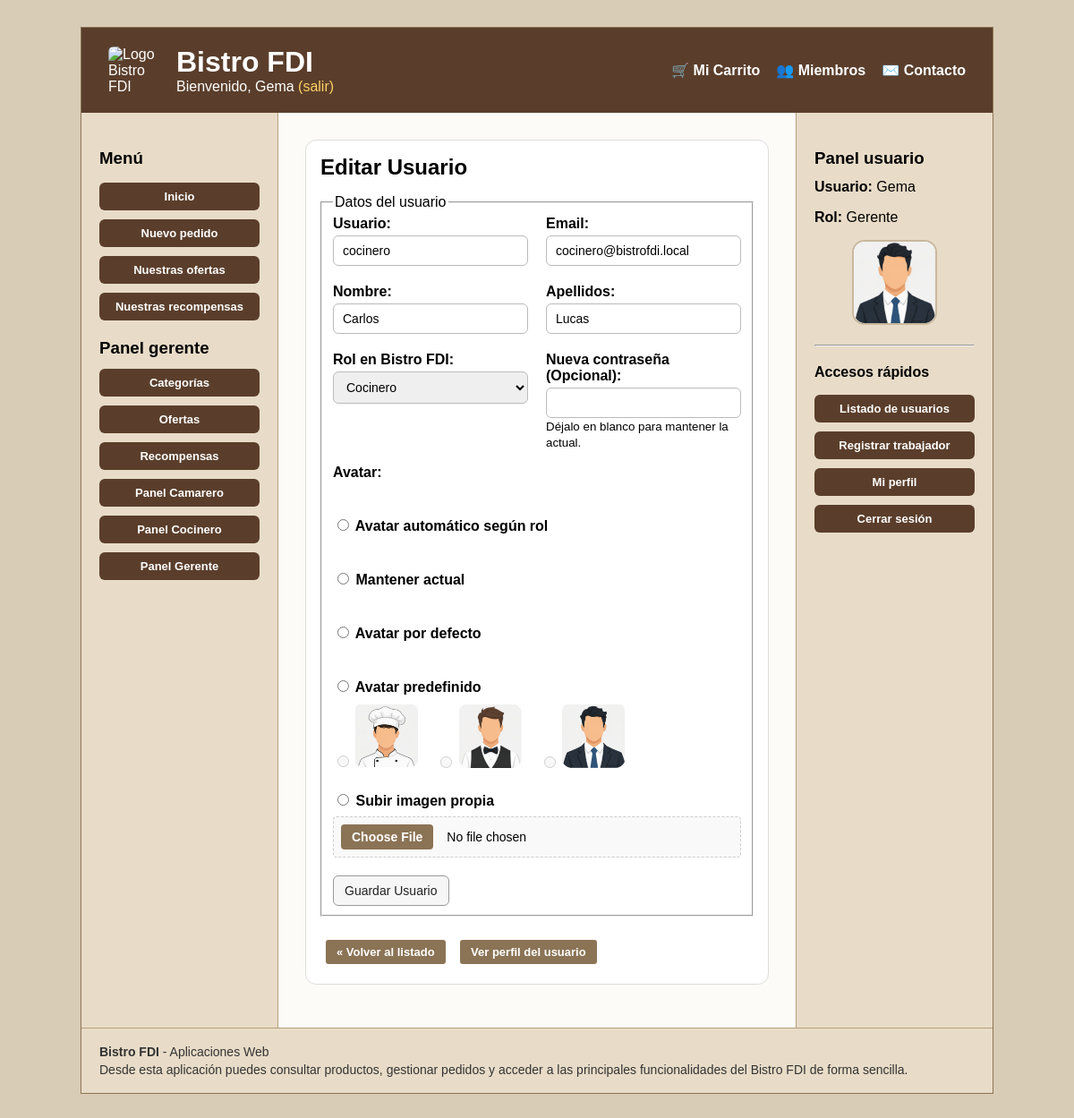
The page /vistas/usuarios/usuario_form.php?id=2 (signed in) on the database its author committed.
### tables this page shows
CREATE TABLE IF NOT EXISTS `usuarios` (
    `id` INT AUTO_INCREMENT PRIMARY KEY,
    `username` VARCHAR(100) NOT NULL UNIQUE,
    `email` VARCHAR(150) NOT NULL UNIQUE,
    `nombre` VARCHAR(100) NOT NULL,
    `apellidos` VARCHAR(100) NOT NULL,
    `password_hash` VARCHAR(255) NOT NULL,
    `rol` ENUM('cliente', 'camarero', 'cocinero', 'gerente') NOT NULL DEFAULT 'cliente',
    `avatar_tipo` ENUM('default', 'preset', 'custom') NOT NULL DEFAULT 'default',
    `avatar_valor` VARCHAR(255) DEFAULT NULL,
    `activo` TINYINT(1) NOT NULL DEFAULT 1,
    `deleted_at` TIMESTAMP NULL DEFAULT NULL,
    `created_at` TIMESTAMP DEFAULT CURRENT_TIMESTAMP,
    `updated_at` TIMESTAMP DEFAULT CURRENT_TIMESTAMP ON UPDATE CURRENT_TIMESTAMP,
    `bistrocoins` INT NOT NULL DEFAULT 0
);

### includes/UsuarioDAO.php (called while the page is built, shortened)
<?php
require_once __DIR__ . '/../entities/Usuario.php';
require_once __DIR__ . '/util.php';
class UsuarioDAO {
    public static function avatar_presets(): array {
        return [
            'preset_chef' => ['label' => 'Opcion 1', 'path' => RUTA_APP . '/img/avatares/cocinero.png'],
            'preset_waiter' => ['label' => 'Opcion 2', 'path' => RUTA_APP . '/img/avatares/camarero.png'],
            'preset_manager' => ['label' => 'Opcion 3', 'path' => RUTA_APP . '/img/avatares/gerente.png'],
        ];
    }
    public static function valid_roles(): array {
        return ['cliente', 'camarero', 'cocinero', 'gerente'];
    }
    public static function role_label(string $role): string {
        return ucfirst($role);
    }
    private static function row_to_usuario(array $row): Usuario {
        $row['avatar_url'] = self::user_row_to_avatar_url($row);
        return new Usuario(
            (int)$row['id'],
            $row['username'],
            $row['email'],
            $row['nombre'],
            $row['apellidos'],
            $row['password_hash'],
            $row['rol'] ?? 'cliente',
            $row['avatar_tipo'] ?? 'default',
            $row['avatar_valor'] ?? null,
            $row['avatar_url'],
            (int)$row['activo'],
            $row['updated_at'] ?? '',
            (int)($row['bistrocoins'] ?? 0)
        );
    }
    private static function user_row_to_avatar_url(array $row): string {
        $tipo = (string)($row['avatar_tipo'] ?? 'default');
        $valor = (string)($row['avatar_valor'] ?? '');
        if ($tipo === 'preset') {
            $presets = self::avatar_presets();
            if (isset($presets[$valor])) {
                return $presets[$valor]['path'];
            }
        }
        return self::default_avatar();
    }
    public static function user_find_by_id(int $id, bool $includeInactive = true): ?Usuario {
        $conn = crearConexion();
        $sql = $includeInactive
            ? "SELECT * FROM usuarios WHERE id = ? LIMIT 1"
            : "SELECT * FROM usuarios WHERE id = ? AND activo = 1 LIMIT 1";
        $stmt = $conn->prepare($sql);
        $stmt->bind_param("i", $id);
        $stmt->execute();
        $result = $stmt->get_result();
        $row = $result->fetch_assoc();
        return $row ? self::row_to_usuario($row) : null;
    }
}

### entities/Usuario.php (called while the page is built, shortened)
<?php
class Usuario {
    private $username;
    private $email;
    private $nombre;
    private $apellidos;
    private $rol;
    private $avatar_url;
    private $activo;
    public function __construct(int $id, string $username, string $email, string $nombre, string $apellidos,
                                string $password_hash, string $rol, string $avatar_tipo, ?string $avatar_valor,
                                string $avatar_url, int $activo, string $updated_at, int $bistrocoins = 0) {
        $this->username = $username;
        $this->email = $email;
        $this->nombre = $nombre;
        $this->apellidos = $apellidos;
        $this->rol = $rol;
        $this->avatar_url = $avatar_url;
        $this->activo = $activo;
    }
    public function getUsername(): string { return $this->username; }
    public function getEmail(): string { return $this->email; }
    public function getNombre(): string { return $this->nombre; }
    public function getApellidos(): string { return $this->apellidos; }
    public function getRol(): string { return $this->rol; }
    public function getAvatarUrl(): string { return $this->avatar_url; }
    public function isActivo(): bool { return $this->activo === 1; }
}

### includes/util.php (called while the page is built, shortened)
<?php
function escaparHtml(?string $value): string
{
    return htmlspecialchars((string) $value, ENT_QUOTES | ENT_SUBSTITUTE, 'UTF-8');
}

### includes/auth.php (called while the page is built, shortened)
<?php
require_once __DIR__ . '/UsuarioDAO.php';
function current_user(): ?Usuario {
    $id = (int)$_SESSION['user_id'];
    $user = UsuarioDAO::user_find_by_id($id);
    return $user;
}
function require_login(): Usuario {
    $user = current_user();
    return $user;
}
function require_role(string $minRole): Usuario {
    $user = require_login();
        ?>
        <?php
    return $user;
}

### includes/Formulario/FormularioEdicionUsuario.php (the view, shortened to what this page needs)
<?php
require_once __DIR__ . '/Formulario.php';
require_once __DIR__ . '/../../includes/UsuarioDAO.php';
require_once __DIR__ . '/../../includes/util.php';
class FormularioEdicionUsuario extends Formulario
{
    private $isCreate;
    private $userToEdit;
    public function __construct(bool $isCreate, ?\Usuario $userToEdit = null)
    {
        $this->isCreate = $isCreate;
        $this->userToEdit = $userToEdit;
    }
    protected function generaCamposFormulario(&$datos)
    {
        $username = escaparHtml($datos['username'] ?? ($this->userToEdit ? $this->userToEdit->getUsername() : ''));
        $email = escaparHtml($datos['email'] ?? ($this->userToEdit ? $this->userToEdit->getEmail() : ''));
        $nombre = escaparHtml($datos['nombre'] ?? ($this->userToEdit ? $this->userToEdit->getNombre() : ''));
        $apellidos = escaparHtml($datos['apellidos'] ?? ($this->userToEdit ? $this->userToEdit->getApellidos() : ''));
        $rol = $datos['rol'] ?? ($this->userToEdit ? $this->userToEdit->getRol() : 'cliente');
        $htmlErroresGlobales = self::generaListaErroresGlobales($this->errores);
        $erroresCampos = self::generaErroresCampos(
            ['username', 'email', 'nombre', 'apellidos', 'rol', 'password', 'avatar'],
            $this->errores,
            'span',
            ['class' => 'error']
        );
        if ($this->isCreate) {
            $htmlPass = <<<EOF
            <div>
                <label for="password">Contraseña (Obligatoria):</label>
                <input id="password" type="password" name="password" required />
                {$erroresCampos['password']}
            </div>
            EOF;
        } else {
            $htmlPass = <<<EOF
            <div>
                <label for="password">Nueva contraseña (Opcional):</label>
                <input id="password" type="password" name="password" />
                <small>Déjalo en blanco para mantener la actual.</small>
                {$erroresCampos['password']}
            </div>
            EOF;
        }
        $htmlRoles = "";
        foreach (\UsuarioDAO::valid_roles() as $r) {
            $sel = ($r === $rol) ? 'selected' : '';
            $lbl = \UsuarioDAO::role_label($r);
            $htmlRoles .= "<option value=\"$r\" $sel>$lbl</option>";
        }
        $chef = RUTA_APP . '/img/avatares/cocinero.png';
        $waiter = RUTA_APP . '/img/avatares/camarero.png';
        $manager = RUTA_APP . '/img/avatares/gerente.png';
        $modoInicial = $this->isCreate ? 'checked' : '';
return <<<EOF
$htmlErroresGlobales
<fieldset>
    <legend>Datos del usuario</legend>
    <div class="form-grid">
        <div>
            <label for="username">Usuario:</label>
            <input id="username" type="text" name="username" value="$username" />
            {$erroresCampos['username']}
        </div>
        <div>
            <label for="email">Email:</label>
            <input id="email" type="email" name="email" value="$email" />
            {$erroresCampos['email']}
        </div>
        <div>
            <label for="nombre">Nombre:</label>
            <input id="nombre" type="text" name="nombre" value="$nombre" />
            {$erroresCampos['nombre']}
        </div>
        <div>
            <label for="apellidos">Apellidos:</label>
            <input id="apellidos" type="text" name="apellidos" value="$apellidos" />
            {$erroresCampos['apellidos']}
        </div>
        <div>
            <label for="rol">Rol en Bistro FDI:</label>
            <select id="rol" name="rol">
                $htmlRoles
            </select>
            {$erroresCampos['rol']}
        </div>
        $htmlPass
    </div>
    <div class="mt-16">
        <label>Avatar:</label><br><br>
        <label>
            <input type="radio" name="avatar_mode" value="auto" $modoInicial>
            Avatar automático según rol
        </label>
        <br><br>
        <label>
            <input type="radio" name="avatar_mode" value="keep">
            Mantener actual
        </label>
        <br><br>
        <label>
            <input type="radio" name="avatar_mode" value="default">
            Avatar por defecto
        </label>
        <br><br>
        <label>
            <input type="radio" name="avatar_mode" value="preset">
            Avatar predefinido
        </label>
        <div class="avatar-preset-grid">
            <label>
                <input type="radio" name="avatar_preset" value="preset_chef" disabled>
                <img src="$chef" width="70">
            </label>
            <label>
                <input type="radio" name="avatar_preset" value="preset_waiter" disabled>
                <img src="$waiter" width="70">
            </label>
            <label>
                <input type="radio" name="avatar_preset" value="preset_manager" disabled>
                <img src="$manager" width="70">
            </label>
        </div>
        <br>
        <label>
            <input type="radio" name="avatar_mode" value="upload">
            Subir imagen propia
        </label>
        <input
            type="file"
            name="avatar_upload"
            class="input-archivo"
            accept="image/jpeg,image/png,image/webp,image/gif">
        {$erroresCampos['avatar']}
    </div>
    <div class="mt-20">
        <button type="submit" class="boton-primario">Guardar Usuario</button>
    </div>
</fieldset>
EOF;
    }
}

### cabecera.php (shortened to what this page needs)
<?php
require_once __DIR__ . '/includes/auth.php';
function mostrarSaludo(): string {
    $user = current_user();
    if ($user) {
        $nombre = $user->getNombre() ?: $user->getUsername();
        return "Bienvenido, " . htmlspecialchars($nombre) .
            " <a href='" . RUTA_APP . "/scripts/usuarios/logout.php'>(salir)</a>";
    }
    return "Usuario desconocido. <a href='" . RUTA_APP . "/vistas/usuarios/acceso.php#login'>Login</a>";
}
?>
<div class="cabecera-superior">
    <div class="cabecera-brand">
        <img src="<?= RUTA_APP ?>/img/logo_personalizado.png" alt="Logo Bistro FDI" class="logo-cabecera">
        <div>
            <h1>Bistro FDI</h1>
            <div class="saludo"><?= mostrarSaludo(); ?></div>
        </div>
    </div>
    <nav class="menu-principal">
        <ul>
            <?php if (current_user()): ?>
                <li><a href="<?= RUTA_APP ?>/vistas/pedidos/carrito.php">🛒 Mi Carrito</a></li>
            <?php endif; ?>
            <li><a href="<?= RUTA_APP ?>/miembros.php">👥 Miembros</a></li>
            <li><a href="<?= RUTA_APP ?>/contacto.php">✉️ Contacto</a></li>
        </ul>
    </nav>
</div>

### sideBarIzq.php
<?php
$user = function_exists('current_user') ? current_user() : null;
?>
<nav aria-label="Navegación principal">
    <h3>Menú</h3>
    <ul class="menu-izq">
        <li><a href="<?= RUTA_APP ?>/index.php">Inicio</a></li>
        <li><a href="<?= RUTA_APP ?>/vistas/pedidos/elegirTipo.php">Nuevo pedido</a></li>
        <li><a href="<?= RUTA_APP ?>/vistas/ofertas/ofertaCliente.php">Nuestras ofertas</a></li>
        <li><a href="<?= RUTA_APP ?>/vistas/recompensas/recompensaCliente.php">Nuestras recompensas</a></li>
        <?php if ($user): ?>
            <?php if ($user->getRol() !== 'cliente'): ?>
                <h3>Panel <?= htmlspecialchars($user->getRol()) ?></h3>
            <?php endif; ?>
            <?php if ($user->getRol() === 'gerente'): ?>
                <li><a href="<?= RUTA_APP ?>/vistas/categorias/categoriasList.php">Categorías</a></li>
                <li><a href="<?= RUTA_APP ?>/vistas/ofertas/listarOfertas.php">Ofertas</a></li>
                <li><a href="<?= RUTA_APP ?>/vistas/recompensas/listarRecompensas.php">Recompensas</a></li>
            <?php endif; ?>
            <?php if ($user->getRol() === 'camarero' || $user->getRol() === 'gerente'): ?>
                <li><a href="<?= RUTA_APP ?>/vistas/pedidos/gestionCamarero.php">Panel Camarero</a></li>
            <?php endif; ?>
            <?php if ($user->getRol() === 'cocinero' || $user->getRol() === 'gerente'): ?>
                <li><a href="<?= RUTA_APP ?>/vistas/preparacion_pedidos/panel_cocinero.php">Panel Cocinero</a></li>
            <?php endif; ?>
            <?php if ($user->getRol() === 'gerente'): ?>
                <li><a href="<?= RUTA_APP ?>/vistas/preparacion_pedidos/panel_gerente.php">Panel Gerente</a></li>
            <?php endif; ?>
        <?php endif; ?>
    </ul>
</nav>

### sideBarDer.php
<?php
require_once __DIR__ . '/includes/auth.php';
require_once __DIR__ . '/includes/util.php';
$user = current_user();
$nombre = $user ? $user->getNombre() : 'Invitado';
$rol = $user ? $user->getRol() : 'No autenticado';
$avatarSrc = $user ? $user->getAvatarUrl() : '';
?>
<section class="panel-usuario-sidebar">
    <h3>Panel usuario</h3>
    <p><strong>Usuario:</strong> <?= escaparHtml($nombre) ?></p>
    <p><strong>Rol:</strong> <?= escaparHtml(ucfirst($rol)) ?></p>
    <?php if ($user): ?>
        <div class="sidebar-avatar-box">
            <img src="<?= escaparHtml($avatarSrc) ?>"
                 alt="Foto de perfil de <?= escaparHtml($nombre) ?>"
                 class="sidebar-avatar">
        </div>
    <?php endif; ?>
    <hr>
    <nav aria-label="Accesos rápidos del usuario">
        <h4>Accesos rápidos</h4>
        <ul class="menu-izq">
            <?php if ($user && $user->getRol() === 'gerente'): ?>
                <li><a href="<?= RUTA_APP ?>/vistas/usuarios/usuarios.php">Listado de usuarios</a></li>
                <li><a href="<?= RUTA_APP ?>/vistas/usuarios/usuario_form.php?modo=crear">Registrar trabajador</a></li>
                <li><a href="<?= RUTA_APP ?>/vistas/usuarios/perfil.php">Mi perfil</a></li>
                <li><a href="<?= RUTA_APP ?>/scripts/usuarios/logout.php">Cerrar sesión</a></li>
            <?php elseif ($user): ?>
                <li><a href="<?= RUTA_APP ?>/vistas/usuarios/perfil.php">Mi perfil</a></li>
                <li><a href="<?= RUTA_APP ?>/scripts/usuarios/logout.php">Cerrar sesión</a></li>
            <?php else: ?>
                <li><a href="<?= RUTA_APP ?>/vistas/usuarios/acceso.php#login">Iniciar sesión</a></li>
                <li><a href="<?= RUTA_APP ?>/vistas/usuarios/registro.php">Registrarse</a></li>
            <?php endif; ?>
        </ul>
    </nav>
</section>

### rows shown on the page
usuarios: nombre "Gema", rol "gerente", rol "Gerente"
usuarios: username "cocinero", email "cocinero@bistrofdi.local", nombre "Carlos", apellidos "Lucas", rol "Cocinero"

### other values the page prints
escaparHtml($tituloAccion) "Editar Usuario"
